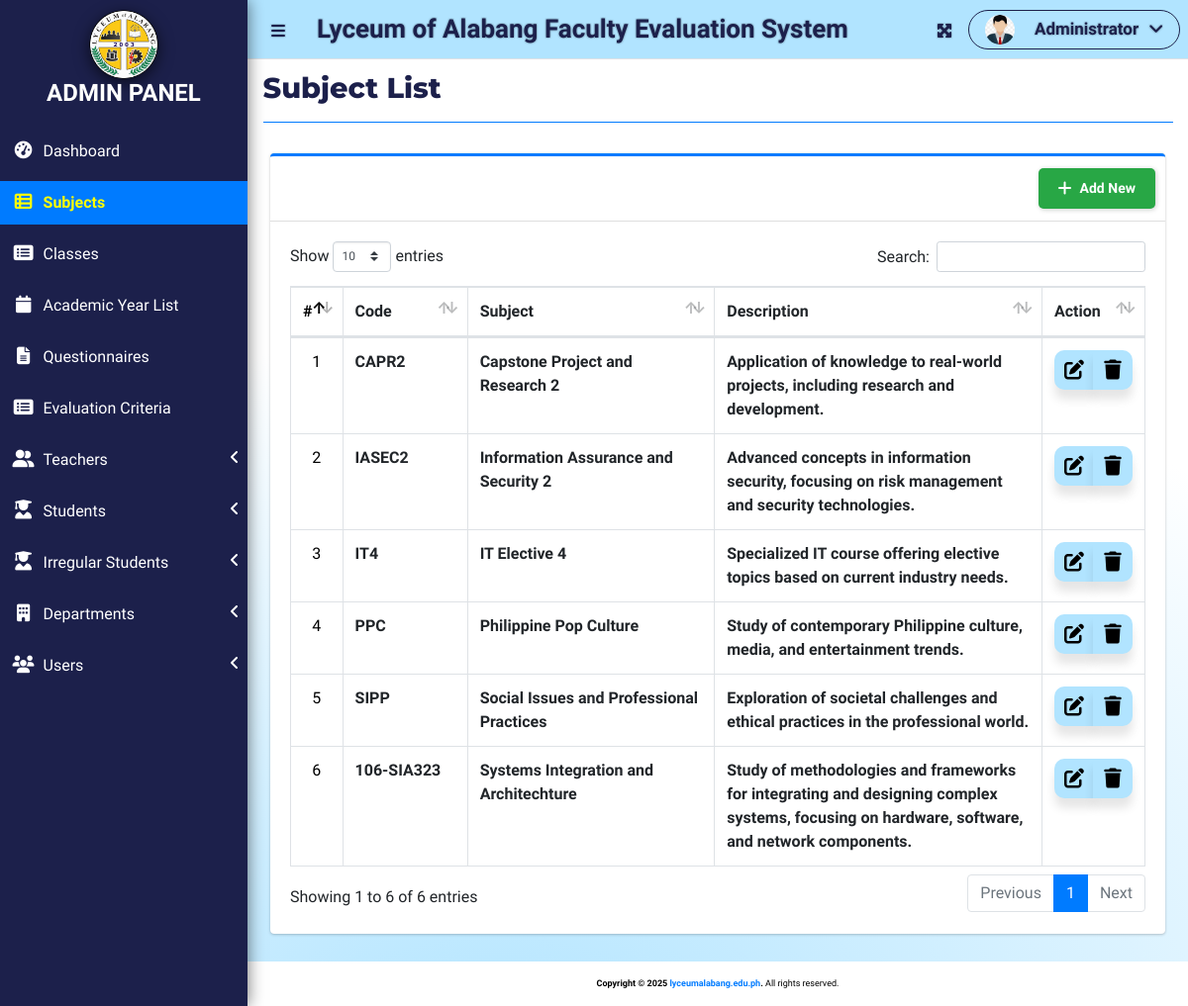
Screenshot of /index.php?page=subject_list (signed in) with the database file from the repository.
### tables this page shows
CREATE TABLE `subject_list` (
  `id` int(30) NOT NULL,
  `code` varchar(50) NOT NULL,
  `subject` text NOT NULL,
  `description` text NOT NULL
);

### admin/subject_list.php (the view, shortened to what this page needs)
<?php include 'db_connect.php'; ?>
<div class="col-lg-12">
  <div class="card card-outline card-primary">
    <div class="card-header">
      <div class="card-tools">
        <a class="btn new_subject" href="javascript:void(0)">
          <i class="fa fa-plus"></i>
          <span class="text">Add New</span>
        </a>
      </div>
    </div>
    <div class="card-body">
      <table class="table table-hover table-bordered" id="list">
        <colgroup>
          <col width="5%">
          <col width="15%">
          <col width="30%">
          <col width="40%">
          <col width="15%">
        </colgroup>
        <thead>
          <tr>
            <th class="text-center counter">#</th>
            <th>Code</th>
            <th>Subject</th>
            <th>Description</th>
            <th>Action</th>
          </tr>
        </thead>
        <tbody>
          <?php
          $i = 1;
          $qry = $conn->query("SELECT * FROM subject_list ORDER BY subject ASC");
          while($row = $qry->fetch_assoc()):
          ?>
          <tr>
            <td class="text-center counter"><?php echo $i++; ?></td>
            <td><b><?php echo htmlspecialchars($row['code']); ?></b></td>
            <td><b><?php echo htmlspecialchars($row['subject']); ?></b></td>
            <td><b><?php echo htmlspecialchars($row['description']); ?></b></td>
            <td class="text-center">
              <div class="btn-group">
                <a href="javascript:void(0)" data-id="<?php echo $row['id']; ?>" class="btn manage_subject">
                  <span class="edit-icon"><i class="fas fa-edit"></i></span>
                </a>
                <button type="button" class="btn delete_subject" data-id="<?php echo $row['id']; ?>">
                  <span class="edit-icon"><i class="fas fa-trash"></i></span>
                </button>
              </div>
            </td>
          </tr>
          <?php endwhile; ?>
        </tbody>
      </table>
    </div>
  </div>
</div>

### admin/sidebar.php (style rules this page uses)
.text-center { color: white; }

### admin/subject_list.php (style rules this page uses)
.counter { color: black; }
.btn.new_subject { display: inline-flex; align-items: center; justify-content: center; padding: 10px 20px; font-size: 14px; font-weight: bold; color: white; background-color: #28a745; border: none; border-radius: 5px; text-decoration: none; box-shadow: 1px 1px 5px rgba(0, 0, 0, 0.2); transition: transform 0.2s ease, background-color 0.2s ease; position: relative; overflow: hidden; }
.btn.new_subject i { margin-right: 8px; font-size: 16px; color: #fff; transition: transform 0.2s ease; }
.btn.new_subject .text { transition: opacity 0.2s ease, transform 0.2s ease; }
.btn.manage_subject, .btn.delete_subject { position: relative; background: rgb(177, 228, 255); color: #000; padding: 15px; margin: 0; border-radius: 10px; width: 40px; height: 40px; font-size: 17px; display: flex; justify-content: center; align-items: center; flex-direction: column; box-shadow: 0 10px 10px rgba(0, 0, 0, 0.1); cursor: pointer; transition: all 0.2s cubic-bezier(0.68, -0.55, 0.265, 1.55); }
.edit-icon { font-size: 20px; }

### rows the page displays
subject_list: code "CAPR2", subject "Capstone Project and Research 2", description "Application of knowledge to real-world projects, including research and development."
subject_list: code "IASEC2", subject "Information Assurance and Security 2", description "Advanced concepts in information security, focusing on risk management and security technologies."
subject_list: code "IT4", subject "IT Elective 4", description "Specialized IT course offering elective topics based on current industry needs."
subject_list: code "PPC", subject "Philippine Pop Culture", description "Study of contemporary Philippine culture, media, and entertainment trends."
subject_list: code "SIPP", subject "Social Issues and Professional Practices", description "Exploration of societal challenges and ethical practices in the professional world."
subject_list: code "106-SIA323", subject "Systems Integration and Architechture", description "Study of methodologies and frameworks for integrating and designing complex systems, focusing on hardware, software, and network components."

### other values shown
$_SESSION['system']['name'] "Lyceum of Alabang Faculty Evaluation System"
$_SESSION['login_firstname'] "Administrator"
$title "Subject List"
